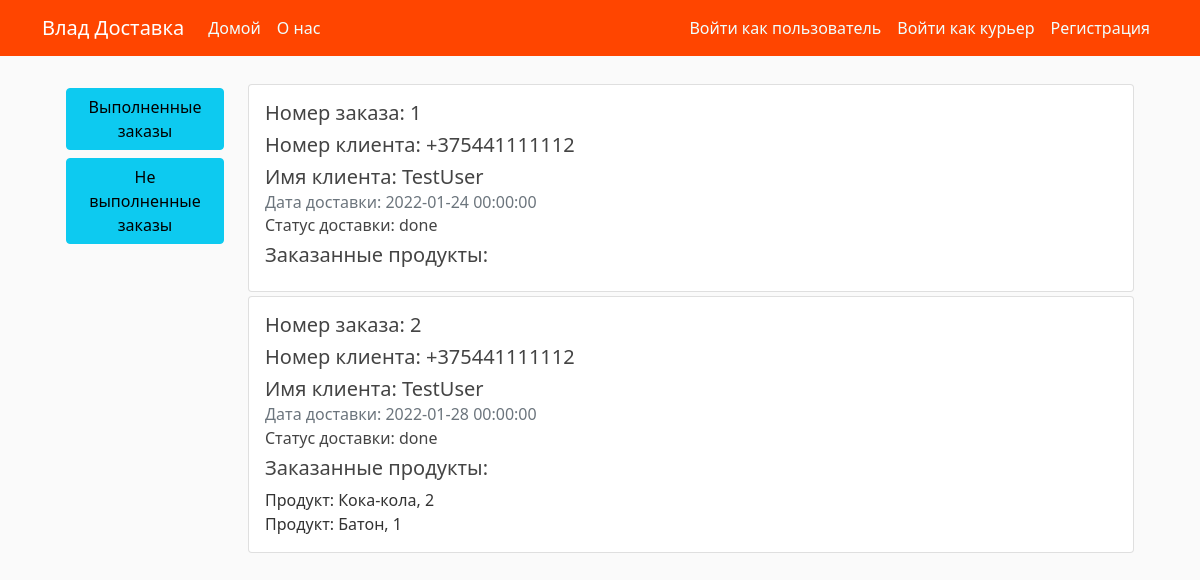
Page /all_orders/done_orders on the earlier database version.
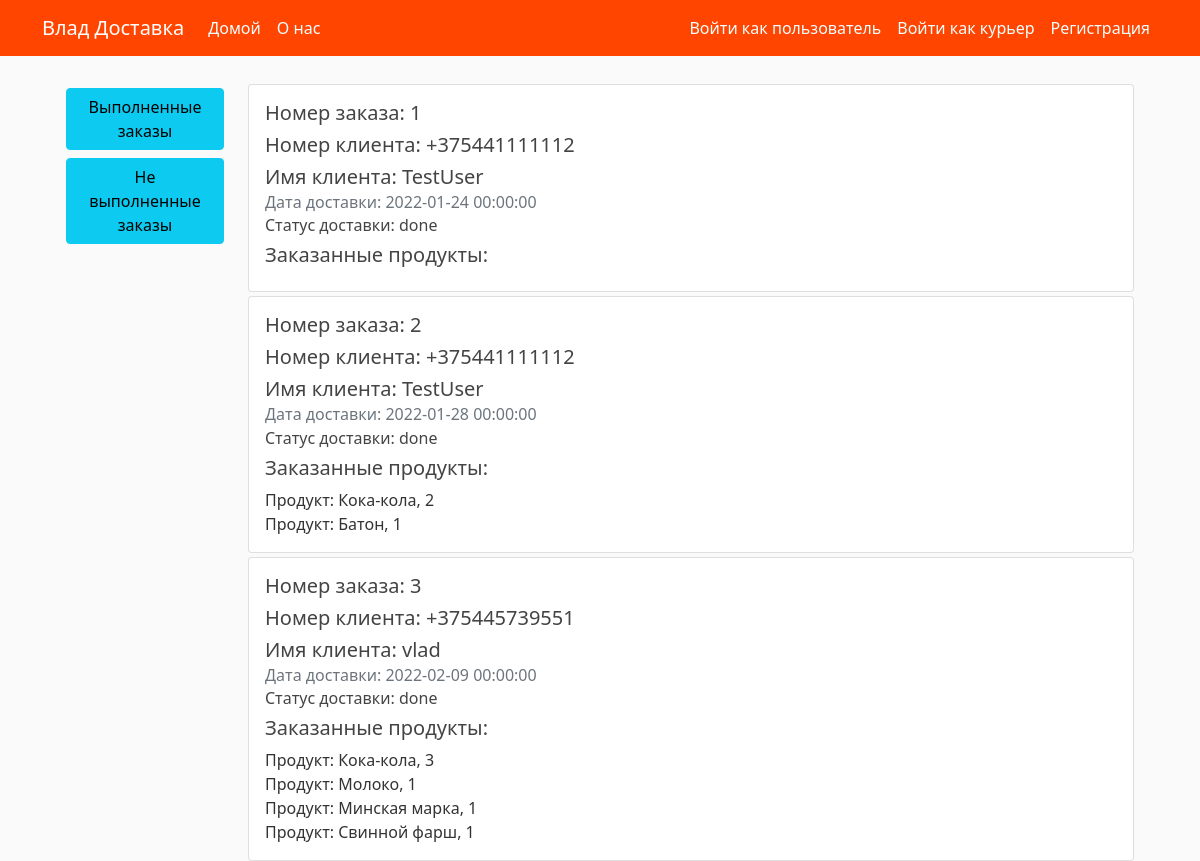
Same page on the later database version.
### bd_project/models.py (models this page shows, shortened)
class BaseModel(Model):
    id = PrimaryKeyField(unique=True)
    class Meta:
        database = db
        order_by = 'id'

class Order(BaseModel):
    user_id = ForeignKeyField(User, backref='orders', null=False)
    courier_id = ForeignKeyField(Courier, backref='orders', null=True)
    address = CharField(max_length=20, null=False)
    time_creation = DateTimeField(default=datetime.utcnow(), null=False)
    time_of_delivery = DateTimeField(null=False)
    status = CharField(max_length=10, default='not done')
    class Meta:
        db_table = 'Orders'

class User(BaseModel, UserMixin):
    username = CharField(max_length=20, unique=True, null=False)
    email = CharField(max_length=20, unique=True, null=False)
    phone = CharField(max_length=15, unique=True, null=False)
    address = CharField(max_length=20, null=False)
    password = CharField(max_length=60, null=False)
    class Meta:
        db_table = 'Users'

class OrderList(BaseModel):
    order_id = ForeignKeyField(Order, backref='products')
    product_id = ForeignKeyField(Product, backref='orders', null=False)
    amount = IntegerField(null=False)
    class Meta:
        db_table = 'OrderList'

class Product(BaseModel):
    name = CharField(20, unique=True, null=False)
    price = DoubleField(null=False)
    description = TextField(null=False)
    weight = IntegerField(null=False)
    image = CharField(null=False)
    category = CharField(null=False)
    class Meta:
        db_table = 'Products'

### bd_project/couriers/routes.py (the view)
@couriers.route('/all_orders/done_orders')
def done_orders():
    orders = Order.select().where(Order.status == 'done')
    return render_template('current_orders.html', orders=orders)

### bd_project/templates/current_orders.html (shortened to what this page needs)
{% extends 'layout.html' %}
{% block content %}
<div class="container">
    <div class="row">
        <div class="col-2">
            <div class="btn-group mt-2">
                <a type="button" class="btn btn-info" href="{{ url_for('couriers.done_orders') }}">
                    Выполненные заказы
                </a>
            </div>
            <div class="btn-group  mt-2">
                <a type="button" class="btn btn-info" href="{{ url_for('couriers.not_done_orders') }}">
                    Не выполненные заказы
                </a>
            </div>
        </div>
        <div class="col-10">
            {% for order in orders %}
            <div class="card mt-1" style="width: 100%;">
                <div class="card-body">
                    <h5 class="card-title">Номер заказа: {{ order.id }}</h5>
                    <h5 class="card-title">Номер клиента: {{ order.user_id.phone }}</h5>
                    <h5 class="card-title">Имя клиента: {{ order.user_id.username }}</h5>
                    <h6 class="card-subtitle mb-2 text-muted">Дата доставки: {{ order.time_of_delivery }}</h6>
                    <h6 class="card-subtitle mb-2">Статус доставки: {{ order.status }}</h6>
                    <h5>Заказанные продукты:</h5>
                    {% for product in order.products %}
                    <span>Продукт: {{ product.product_id.name }}, {{ product.amount }} </span><br>
                    {% endfor %}
                </div>
            </div>
            {% endfor %}
        </div>
    </div>
</div>
{% endblock content %}

### bd_project/templates/layout.html (shortened to what this page needs)
<!DOCTYPE html>
<html lang="en">
<head>
    <link href="https://cdn.jsdelivr.net/npm/bootstrap@5.1.3/dist/css/bootstrap.min.css" rel="stylesheet"
>
    <link rel="stylesheet" type="text/css" href="{{ url_for('static',filename='main.css') }}">
</head>
<body>
<header class="site-header">
    <nav class="navbar navbar-expand-md navbar-dark bg-steel fixed-top">
        <div class="container">
            <a class="navbar-brand mr-4" href="{{ url_for('main.home') }}">Влад Доставка</a>
            <div class="collapse navbar-collapse" id="navbarToggle">
                <div class="navbar-nav me-auto">
                    <a class="nav-item nav-link" href="{{ url_for('main.home') }}">Домой</a>
                    <a class="nav-item nav-link" href="#">О нас</a>
                </div>
                {% if current_user.is_authenticated and current_user.username == 'admin' %}
                <div class="navbar-nav ms-auto">
                    <a class="nav-item nav-link" href="{{ url_for('main.admin_page') }}">Страница Админа</a>
                    <a class="nav-item nav-link" href="{{ url_for('users.logout') }}">Выйти</a>
                </div>
                {% elif current_user.is_authenticated %}
                <div class="navbar-nav ms-auto">
                    <a class="nav-item nav-link" href="{{ url_for('users.current_orders') }}">Мои заказы</a>
                    <a class="nav-item nav-link" href="{{ url_for('users.account') }}">Аккаунт</a>
                    <a class="nav-item nav-link" href="{{ url_for('users.logout') }}">Выйти</a>
                </div>
                {% else %}
                <div class="navbar-nav ms-auto">
                    <a class="nav-item nav-link" href="{{ url_for('users.login') }}">Войти как пользователь</a>
                    <a class="nav-item nav-link" href="{{ url_for('couriers.login') }}">Войти как курьер</a>
                    <a class="nav-item nav-link" href="{{ url_for('users.register') }}">Регистрация</a>
                </div>
                {% endif %}
            </div>
        </div>
    </nav>
</header>
<main role="main" class="container">
    <div class="row">
        <div class="col">
            {% block content %}{% endblock %}
        </div>
    </div>
</main>
</body>
</html>

### bd_project/static/main.css (style rules this page uses)
body { background: #fafafa; color: #333333; margin-top: 5rem; }
h1, h2, h3, h4, h5, h6 { color: #444444; }
.bg-steel { background-color: #FF4500; }
.site-header .navbar-nav .nav-link { color: #F0FFFF; }
a { text-decoration: none; }

Differences in the rows shown:
added Order: id "3", user_id.phone "+375445739551", user_id.username "vlad", time_of_delivery "2022-02-09 00:00:00", status "done"
added OrderList: product_id.name "Кока-кола", amount "3"
added OrderList: product_id.name "Молоко", amount "1", shown under "3"
added OrderList: product_id.name "Минская марка", amount "1", shown under "3"
added OrderList: product_id.name "Свинной фарш", amount "1", shown under "3"
